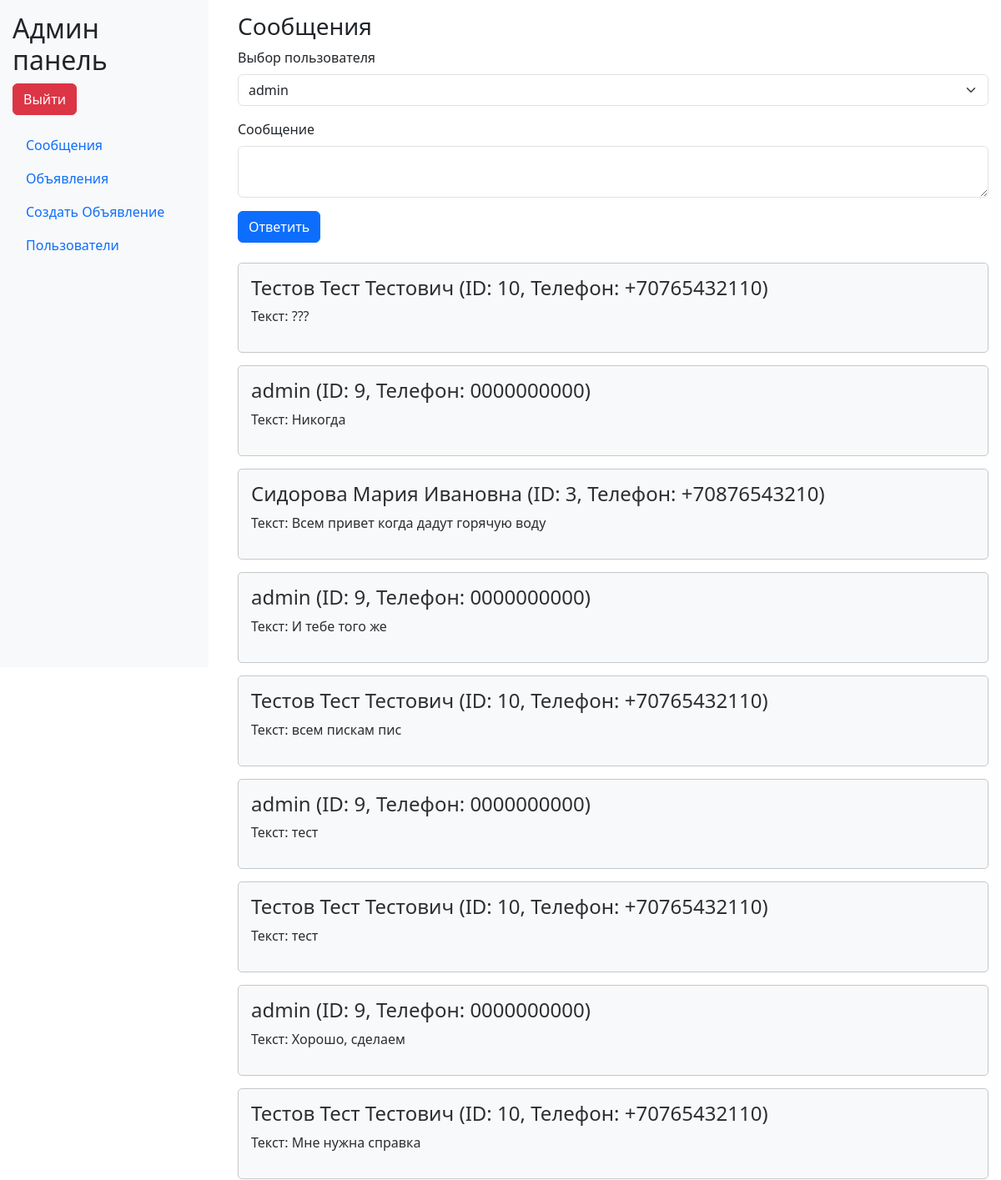
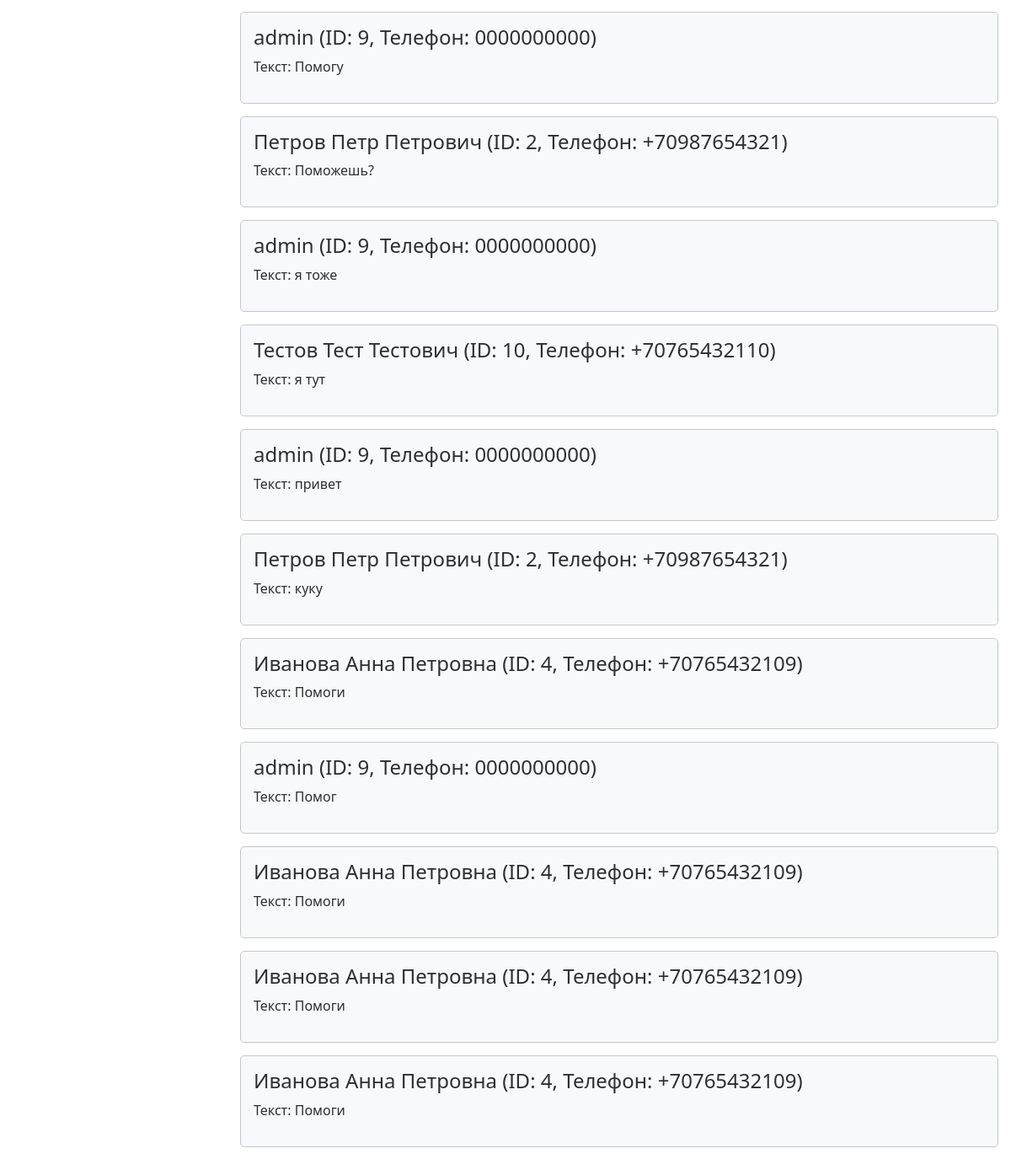
Before: /admin_panel.php (signed in) with the older database file (2 pictures, top to bottom).
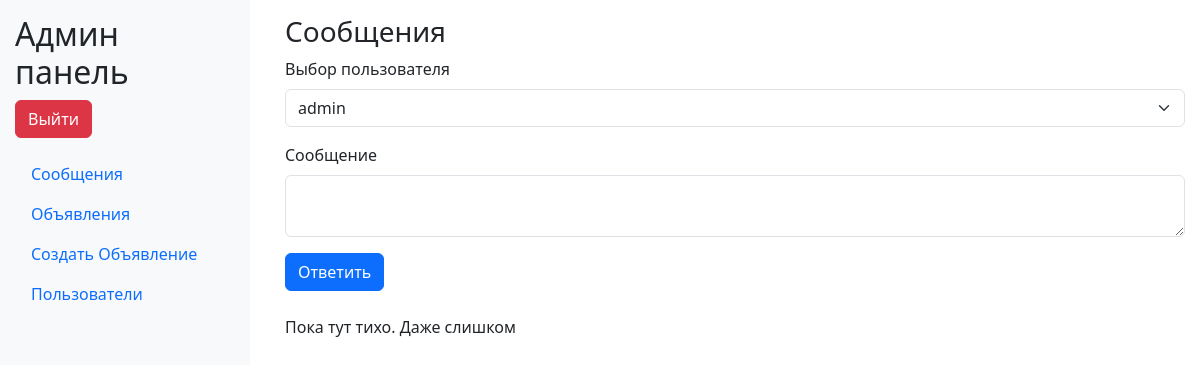
After: the same page with the newer database file.
### tables this page shows
CREATE TABLE `messages` (
  `id` int NOT NULL AUTO_INCREMENT,
  `sender_id` int DEFAULT NULL,
  `receiver_id` int DEFAULT NULL,
  `message` text,
  `is_read` tinyint(1) DEFAULT '0',
  `created_at` datetime DEFAULT CURRENT_TIMESTAMP,
  PRIMARY KEY (`id`),
  KEY `sender_id` (`sender_id`),
  KEY `receiver_id` (`receiver_id`),
  CONSTRAINT `messages_ibfk_1` FOREIGN KEY (`sender_id`) REFERENCES `residents` (`id`),
  CONSTRAINT `messages_ibfk_2` FOREIGN KEY (`receiver_id`) REFERENCES `residents` (`id`)
);

CREATE TABLE `residents` (
  `id` int NOT NULL AUTO_INCREMENT,
  `full_name` varchar(255) NOT NULL,
  `birth_date` date NOT NULL,
  `registration_date` date NOT NULL,
  `phone_number` varchar(20) NOT NULL,
  PRIMARY KEY (`id`)
);

### web/admin_panel.php (the view, shortened to what this page needs)
<?php
include 'config.php';
$sql = "SELECT messages.*, residents.id as resident_id, residents.full_name, residents.phone_number
        FROM messages
        JOIN residents ON messages.sender_id = residents.id
        ORDER BY messages.created_at DESC";
$result = $conn->query($sql);
$message_count_sql = "SELECT COUNT(*) as message_count FROM messages";
$message_count_result = $conn->query($message_count_sql);
$users_sql = "SELECT id, full_name, phone_number FROM residents ORDER BY full_name ASC";
?>
<!DOCTYPE html>
<html lang="ru">
<head>
    <link href="https://cdn.jsdelivr.net/npm/bootstrap@5.3.0/dist/css/bootstrap.min.css" rel="stylesheet">
</head>
<body>
<div class="sidebar">
    <h2>Админ панель</h2>
    <a href='?logout' class='btn btn-danger mb-3'>Выйти</a>
    <ul class="nav flex-column">
        <li class="nav-item">
            <a class="nav-link active" href="#messages" data-bs-toggle="tab">Сообщения</a>
        </li>
        <li class="nav-item">
            <a class="nav-link" href="#announcements" data-bs-toggle="tab">Объявления</a>
        </li>
        <li class="nav-item">
            <a class="nav-link" href="#create_announcement" data-bs-toggle="tab">Создать Объявление</a>
        </li>
        <li class="nav-item">
            <a class="nav-link" href="#users" data-bs-toggle="tab">Пользователи</a>
        </li>
    </ul>
</div>
<div class="content">
    <div class="tab-content">
        <div class="tab-pane fade show active" id="messages">
            <h3>Сообщения</h3>
            <form method="post" class="mb-4">
                <div class="mb-3">
                    <label for="receiver_id" class="form-label">Выбор пользователя</label>
                    <select class="form-select" id="receiver_id" name="receiver_id">
                        <?php
                        $users_result = $conn->query($users_sql);
                        while ($user = $users_result->fetch_assoc()) {
                            echo "<option value='{$user['id']}'>{$user['full_name']}</option>";
                        }
                        ?>
                    </select>
                </div>
                <div class="mb-3">
                    <label for="message" class="form-label">Сообщение</label>
                    <textarea class="form-control" id="message" name="message" required></textarea>
                </div>
                <button type="submit" class="btn btn-primary">Ответить</button>
            </form>
            <?php
            if ($result->num_rows > 0) {
                while ($row = $result->fetch_assoc()) {
                    $card_class = $row['sender_id'] == 1 ? 'alert alert-success message-container' : 'alert alert-secondary message-container';
                    echo "<div class='$card_class'>";
                    echo "<h4>{$row['full_name']} (ID: {$row['resident_id']}, Телефон: {$row['phone_number']})</h4>";
                    echo "<p> Текст: " . htmlspecialchars($row['message']) . "</p>";
                    echo "</div>";
                }
            } else {
                echo "<p>Пока тут тихо. Даже слишком</p>";
            }
            ?>
        </div>
    </div>
</div>
</body>
</html>

### web/admin_panel.php (style rules this page uses)
.sidebar { height: 100vh; position: fixed; top: 0; left: 0; width: 250px; background-color: #f8f9fa; padding: 15px; }
.content { margin-left: 270px; padding: 15px; }
.message-container { background-color: #f8f9fa; padding: 15px; border-radius: 5px; margin-bottom: 15px; }

Changed rows visible on the page:
removed messages: sender.full_name "Тестов Тест Тестович", sender "10", sender.phone_number "+70765432110", message "???"
removed messages: sender.full_name "admin", sender "9", sender.phone_number "0000000000", message "Никогда"
removed messages: sender.full_name "Сидорова Мария Ивановна", sender "3", sender.phone_number "+70876543210", message "Всем привет когда дадут горячую воду"
removed messages: sender.full_name "admin", sender "9", sender.phone_number "0000000000", message "И тебе того же"
removed messages: sender.full_name "Тестов Тест Тестович", sender "10", sender.phone_number "+70765432110", message "всем пискам пис"
removed messages: sender.full_name "admin", sender "9", sender.phone_number "0000000000", message "тест"
removed messages: sender.full_name "Тестов Тест Тестович", sender "10", sender.phone_number "+70765432110", message "тест"
removed messages: sender.full_name "admin", sender "9", sender.phone_number "0000000000", message "Хорошо, сделаем"
removed messages: sender.full_name "Тестов Тест Тестович", sender "10", sender.phone_number "+70765432110", message "Мне нужна справка"
removed messages: sender.full_name "admin", sender "9", sender.phone_number "0000000000", message "Помогу"
removed messages: sender.full_name "Петров Петр Петрович", sender "2", sender.phone_number "+70987654321", message "Поможешь?"
removed messages: sender.full_name "admin", sender "9", sender.phone_number "0000000000", message "я тоже"
removed messages: sender.full_name "Тестов Тест Тестович", sender "10", sender.phone_number "+70765432110", message "я тут"
removed messages: sender.full_name "admin", sender "9", sender.phone_number "0000000000", message "привет"
removed messages: sender.full_name "Петров Петр Петрович", sender "2", sender.phone_number "+70987654321", message "куку"
removed messages: sender.full_name "Иванова Анна Петровна", sender "4", sender.phone_number "+70765432109", message "Помоги"
removed messages: sender.full_name "admin", sender "9", sender.phone_number "0000000000", message "Помог"
removed messages: sender.full_name "Иванова Анна Петровна", sender "4", sender.phone_number "+70765432109", message "Помоги"
removed messages: sender.full_name "Иванова Анна Петровна", sender "4", sender.phone_number "+70765432109", message "Помоги"
removed messages: sender.full_name "Иванова Анна Петровна", sender "4", sender.phone_number "+70765432109", message "Помоги"
Other visible differences:
text now shown: "Пока тут тихо. Даже слишком"
